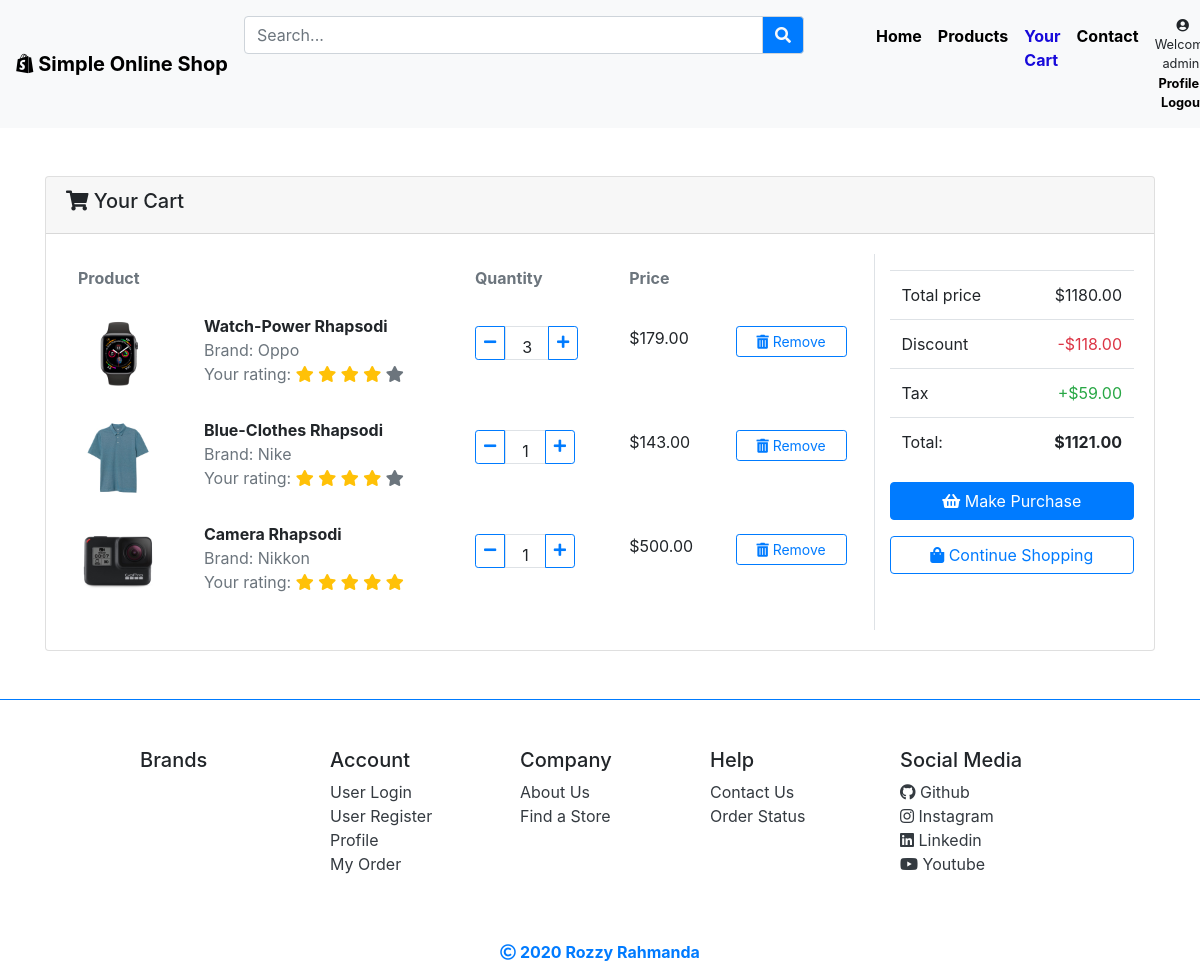
Screenshot of /cart/ (signed in) with the database file from the repository.
### users/models.py (models this page shows, shortened)
class Account(AbstractUser):
    photo = models.ImageField(upload_to='images/', blank=True, null=True)
    address = models.TextField()

### products/models.py (models this page shows, shortened)
class Cart(models.Model):
    user = models.ForeignKey(settings.AUTH_USER_MODEL, on_delete=models.CASCADE)
    product = models.ForeignKey(Product, on_delete=models.CASCADE)
    ordered = models.BooleanField(default=False)
    created_date = models.DateTimeField(auto_now_add=True)
    quantity = models.IntegerField(default=1)
    rating = models.IntegerField(default=0)
    total_price = models.DecimalField(max_digits=10, decimal_places=2, default=0)

class Product(models.Model):
    title = models.CharField(max_length=100)
    brand = models.CharField(max_length=100)
    product_id = models.CharField(max_length=12)
    category = models.CharField(max_length=100)
    price = models.DecimalField(max_digits=10, decimal_places=2)
    description = models.TextField()
    image = models.ImageField(upload_to='images/')
    created_date = models.DateTimeField(auto_now_add=True)
    updated_date = models.DateTimeField(auto_now_add=True)
    date_release = models.DateTimeField(auto_now_add=False)
    stock = models.PositiveIntegerField(default=0)
    rating = models.FloatField(default=0)
    reviews = models.IntegerField(default=0)
    order = models.IntegerField(default=0)

### products/views.py (the view)
# urls.py: path('cart/', CartView.as_view(), name='cart'),
class CartView(LoginRequiredMixin, View):
    template_name = 'cart.html'
    login_url = 'login'
    def get(self, *args, **kwargs):
        try:
            order = Order.objects.get(user=self.request.user, ordered=False)
            total = 0
            for item in order.item.all():
                total += item.total_price
            discount = 10/100 * float(total)
            tax = 5/100 * float(total)
            total_all = float(total) - discount + tax
            context = {
                'tax' : tax,
                'object': order,
                'total': total,
                'discount': discount,
                'total_all': total_all
            }
            return render(self.request, self.template_name, context)
        except ObjectDoesNotExist:
            return redirect('product')

### products/context_processors.py (called while the page is built)
def brand(request):
    from products.models import Product, Contact
    from django.core.paginator import Paginator
    brand = Product.objects.all().values('brand').order_by('-brand')
    paginator = Paginator(brand, 4)
    page_number = request.GET.get('page')
    page_obj = paginator.get_page(page_number)
    pesan = Contact.objects.order_by('-created_date')
    view_count = 0
    for view_boolean in pesan.values('view'):
        if view_boolean['view'] == True:
            view_count += 1
    return {'brand': page_obj, 'pesan': pesan, 'view_count': view_count }

### templates/cart.html
{% extends 'base.html' %}
{% load static %}
{% block content %}
    <section class="container py-5">
        {% if object.item.all.exists == False %}
        <div style="height: 20rem;">
            <div class="alert alert-warning">
                No item in cart.
            </div>
        </div>
        {% else %}
        <div class="card">
            <div class="card-header"><h5><i class="fa fa-shopping-cart"></i> Your Cart</h5></div>
            <div class="card-body">
               <div class="row">
                <div class="col-sm-9 border-right">
                    <table class="table table-borderless">
                        <thead>
                            <th colspan="2" class="text-secondary">Product</th>
                            <th class="text-secondary">Quantity</th>
                            <th colspan="3" class="text-secondary">Price</th>
                        </thead>
                        <tbody>
                            {% for order_item in object.item.all %}
                            <tr>
                                <td>
                                    <img src="{{ order_item.product.image.url }}" alt="clothes" height="80">
                                </td>
                                <td>
                                    <span class="font-weight-bold">{{ order_item.product.title }}</span>
                                    <div class="text-muted">
                                        Brand: {{ order_item.product.brand }}
                                        <div>
                                            <span>Your rating: </span>
                                        {% with ''|center:5 as range %}
                                        {% for _ in range %}
                                        <span><i class="fa fa-star
                                        {% if forloop.counter <= order_item.rating %}
                                            text-warning
                                        {% else %}
                                            text-secondary
                                        {% endif %}"></i></span>
                                        {% endfor %}
                                        {% endwith %}
                                        </div>
                                    </div>
                                </td>
                                <td class="py-4">
                                    <div class="btn-group" role="group" aria-label="Basic example">
                                        <a href="{% url 'single_remove_item' order_item.product.pk %}" type="button" class="btn btn-outline-primary btn-sm"><i class="fa fa-minus"></i></a>
                                        <div class="border pt-2 px-3">{{ order_item.quantity }}</div>
                                        <a href="{% url 'add_to_cart' order_item.product.pk %}" class="btn btn-outline-primary btn-sm"><i class="fa fa-plus"></i></a>
                                      </div>
                                </td>
                                <td class="py-4">${{ order_item.product.price }}</td>
                                <td class="py-4">
                                    <a href="{% url 'remove_from_cart' order_item.product.pk %}" class="btn btn-outline-primary btn-sm container"><i class="fa fa-trash-alt"></i> Remove</a>
                                </td>
                            </tr>
                            {% endfor %}
                        </tbody>
                    </table>
                </div>
                <div class="col-sm-3 py-3">
                    <table class="table">
                        <tbody>
                            <tr>
                                <td>Total price</td>
                                <td class="text-right">${{ total }}</td>
                            </tr>
                            <tr>
                                <td>Discount</td>
                                <td class="text-danger text-right">
                                    {% load humanize %}
                                    -${{ discount|floatformat:2 }}
                                </td>
                            </tr>
                            <tr>
                                <td>Tax</td>
                                <td class="text-success text-right">+${{ tax|floatformat:2 }}</td>
                            </tr>
                            <tr>
                                <td>Total: </td>
                                <td class="font-weight-bold text-right">${{ total_all|floatformat:2 }}</td>
                            </tr>
                        </tbody>
                    </table>
                    <p><a href="{% url 'order' %}" class="btn btn-primary container"><i class="fa fa-shopping-basket"></i> Make Purchase</a></p>
                    <a href="{% url 'product' %}" class="btn btn-outline-primary container"><i class="fa fa-shopping-bag"></i> Continue Shopping</a>
                </div>
               </div>
            </div>
        </div>
        {% endif %}
    </section>
{% endblock content %}

### templates/base.html (shortened to what this page needs)
{% load static %}
<!DOCTYPE html>
<html lang="en">
<head>
    <link rel="stylesheet" href="https://stackpath.bootstrapcdn.com/bootstrap/4.4.1/css/bootstrap.min.css">
    <link rel="stylesheet" href="{% static 'css/base.css' %}">
    <link rel="stylesheet" href="https://cdnjs.cloudflare.com/ajax/libs/font-awesome/5.13.0/css/all.min.css">
</head>
<body>
    <nav class="navbar navbar-expand-lg bg-light sticky-top">
        <a class="navbar-brand" href="{% url 'home' %}"><i class="fab fa-shopify"></i> Simple Online Shop</a>
        <div class="collapse navbar-collapse" id="navbarSupportedContent">
            <ul class="navbar-nav ml-auto">
                <li class="nav-item mt-2">
                    <form method="GET" action="{% url 'search' %}">
                    <div class="input-group search-width">
                        <input type="text" class="form-control" placeholder="Search..." name='q'>
                        <div class="input-group-append">
                          <button class="input-group-text bg-primary" type="submit" id="basic-addon2"><i class="fa fa-search text-light"></i></button>
                        </div>
                    </div>
                    </form>
                </li>
                {% with url_name=request.resolver_match.url_name %}
                <li class="nav-item mt-2 {% if url_name == 'home' %}active{% endif %}">
                    <a class="nav-link" href="{% url 'home' %}">Home</a>
                </li>
                <li class="nav-item mt-2  {% if url_name == 'product' %}active{% endif %}">
                    <a class="nav-link" href="{% url 'product' %}">Products</a>
                </li>
                {% if user.is_authenticated %}
                <li class="nav-item mt-2 {% if url_name == 'cart' %}active{% endif %}">
                    <a class="nav-link" href="{% url 'cart' %}">Your Cart</a>
                </li>
                {% endif %}
                <li class="nav-item mt-2 {% if url_name == 'contact' %}active{% endif %}">
                    <a class="nav-link" href="{% url 'contact' %}">Contact</a>
                </li>
                <li class="nav-item text-center">
                    {% if user.is_authenticated %}
                        <small class="nav-link">
                            <i class="fa fa-user-circle"></i> Welcome {{ user.username }}! <br>
                            <span><a href="{% url 'profile' %}">Profile</a></span> | <span><a href="{% url 'logout' %}">Logout</a></span>
                        </small>
                    {% else %}
                        <small class="nav-link">
                            <i class="fa fa-user-circle"></i> Welcome guest! <br>
                            <span><a href="{% url 'login' %}">Sign In</a></span> | <span><a href="{% url 'signup' %}">Register</a></span>
                        </small>
                    {% endif %}
                </li>
                {% endwith %}
            </ul>
        </div>
      </nav>
    {% block content %}
    {% endblock content %}
    <footer class="border-top border-primary">
        <div class="container">
        <div class="row py-5">
            <div class="col-sm-1"></div>
            <div class="col-sm-2">
                <h5>Brands</h5>
            </div>
            <div class="col-sm-2">
                <h5>Account</h5>
                <ul class="list-unstyled">
                    <li><a href="{% url 'login' %}" class="text-dark">User Login</a></li>
                    <li><a href="{% url 'signup' %}" class="text-dark">User Register</a></li>
                    {% if user.is_authenticated %}
                        <li><a href="{% url 'profile' %}" class="text-dark">Profile</a></li>
                    <li><a href="{% url 'order' %}" class="text-dark">My Order</a></li>
                    {% endif %}
                </ul>
            </div>
            <div class="col-sm-2">
                <h5>Company</h5>
                <ul class="list-unstyled">
                    <li><a href="#" class="text-dark">About Us</a></li>
                    <li><a href="#" class="text-dark">Find a Store</a></li>
                </ul>
            </div>
            <div class="col-sm-2">
                <h5>Help</h5>
                <ul class="list-unstyled">
                    <li><a href="{% url 'contact' %}" class="text-dark">Contact Us</a></li>
                    <li><a href="#" class="text-dark">Order Status</a></li>
                </ul>
            </div>
            <div class="col-sm-2">
                <h5>Social Media</h5>
                <ul class="list-unstyled">
                    <li><a href="#" class="text-dark"><i class="fab fa-github"></i> Github</a></li>
                    <li><a href="#" class="text-dark"><i class="fab fa-instagram"></i> Instagram</a></li>
                    <li><a href="#" class="text-dark"><i class="fab fa-linkedin"></i> Linkedin</a></li>
                    <li><a href="#" class="text-dark"><i class="fab fa-youtube"></i> Youtube</a></li>
                </ul>
            </div>
            <div class="col-sm-1"></div>
        </div>
        </div>
        <div class="text-center text-primary font-weight-bold">
        <i class="far fa-copyright"></i> 2020 Rozzy Rahmanda
        </div>
    </footer>
</body>
</html>

### static/css/base.css (style rules this page uses)
.search-width { width: 35rem; margin-right: 4rem; }
.navbar-brand { color: black; font-weight: bold; }
.nav-item a { color: black; font-weight: bold; }
.active a { color: rgb(24, 10, 218); }

### rows the page displays
Account: username "admin"
Cart: product.image (picture), product "Watch-Power Rhapsodi", product.brand "Oppo", rating 4 (drawn), quantity "3", product.price "179.00"
Cart: product.image (picture), product "Blue-Clothes Rhapsodi", product.brand "Nike", rating 4 (drawn), quantity "1", product.price "143.00"
Cart: product.image (picture), product "Camera Rhapsodi", product.brand "Nikkon", rating 5 (drawn), quantity "1", product.price "500.00"

### other values shown
{{ total }} "1180.00"
{{ discount|floatformat:2 }} "118.00"
{{ tax|floatformat:2 }} "59.00"
{{ total_all|floatformat:2 }} "1121.00"
